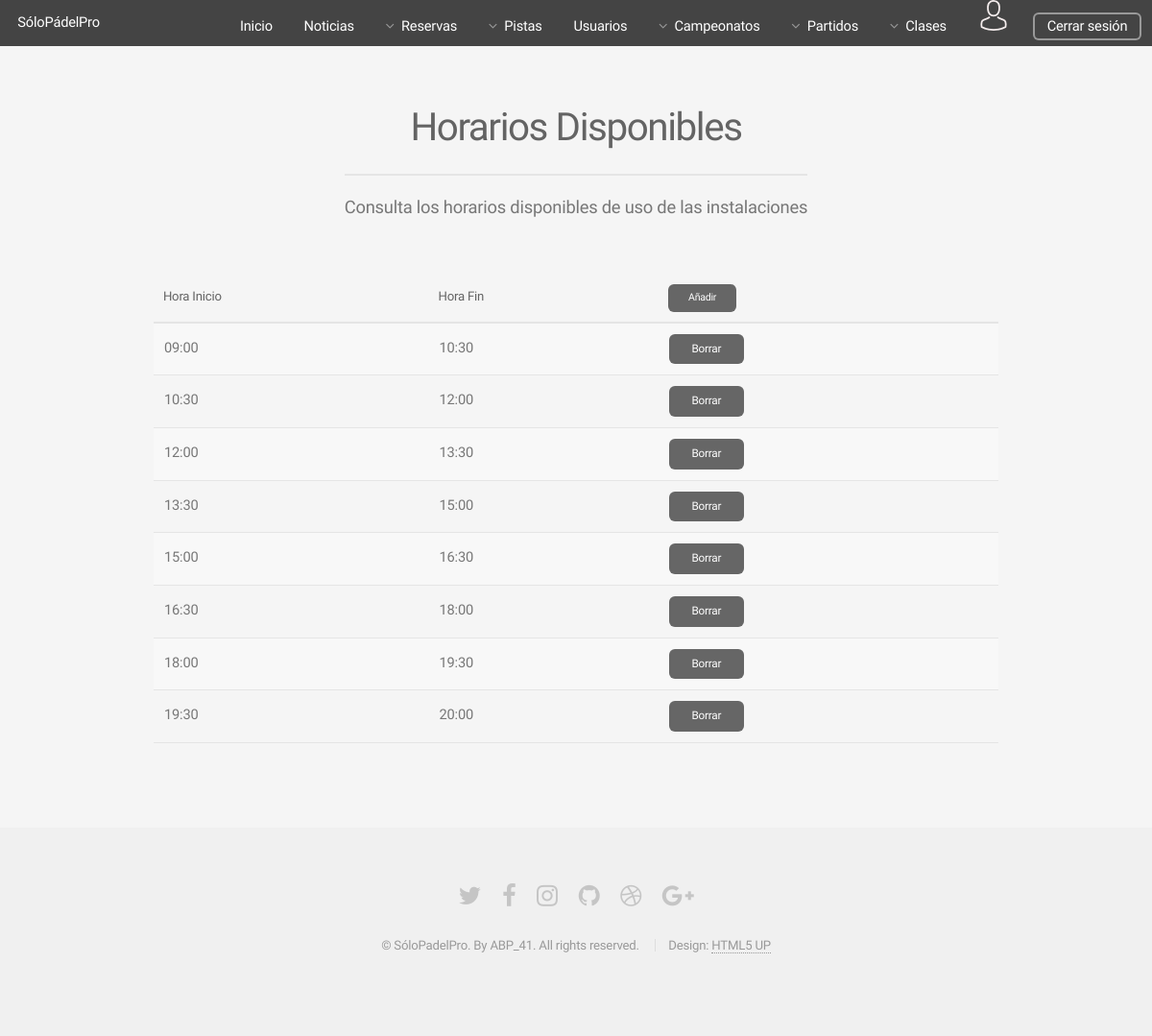
The page /Controllers/HORARIO_Controller.php (signed in) on the database its author committed.
### tables this page shows
CREATE TABLE IF NOT EXISTS HORARIO(
  ID int(225) AUTO_INCREMENT NOT NULL,
  HORA_INICIO time NOT NULL,
  HORA_FIN time NOT NULL,
  PRIMARY KEY(ID)
);

### Controllers/HORARIO_Controller.php (called while the page is built, shortened)
<?php
    include '../Models/HORARIO_Model.php';
    include '../Views/HORARIO/HORARIO_SHOWALL_View.php';
    if(isset($_REQUEST["action"]))  {
        $action = $_REQUEST["action"];
    }else{
        $action = '';
    }
    switch ($action) {
    	default:
            $HORARIO = new HORARIO_Model('','','');
            $horarios = $HORARIO->SHOWALL();
            new HORARIO($horarios, '../Controllers/HORARIO_Controller.php');
    		break;
        }
    ?>

### Models/HORARIO_Model.php (called while the page is built, shortened)
<?php
class HORARIO_Model{
    var $mensaje;
    var $mysqli;
    function __construct($id, $hora_inicio,$hora_fin){
        include_once '../Functions/Access_DB.php';
        $this->mysqli = ConnectDB();
    }
    function SHOWALL(){
    $sql = "SELECT * FROM HORARIO ORDER BY HORA_INICIO";
        if (!($resultado = $this->mysqli->query($sql))){
            $this->mensaje['mensaje'] =  'ERROR: Fallo en la consulta sobre la base de datos';
            return $this->mensaje;
        }
        else{
            return $resultado;
        }
    }
}
?>

### Functions/Access_DB.php (called while the page is built, shortened)
<?php
function ConnectDB(){
   $conexion = mysqli_connect("localhost", "abp41", "abp41", "ABP") or (new MESSAGE('ERROR: No se ha podido conectar con la base de datos', '../index.php'));
 if ($conexion->connect_errno) {
    	return false;
 }else{
 	return $conexion;
 }
}
?>

### Views/HORARIO/HORARIO_SHOWALL_View.php (the view, shortened to what this page needs)
<?php
class HORARIO{
	var $horarios;
	function __construct($horarios,$origen){
		$this->horarios = $horarios;
		$this->render();
	}
function render(){
    include '../Views/HEADER_View.php';
?>
	<section id="main" class="container">
	<header>
	   <h2>Horarios Disponibles</h2>
	    <p>Consulta los horarios disponibles de uso de las instalaciones</p>
	 </header>
				<div class="table-wrapper">
					<table>
						<thead >
							<tr>
								<th>Hora Inicio</th>
								<th>Hora Fin</th>
								<th><a class="button small" href="../Controllers/HORARIO_Controller.php?action=ADD">Añadir</a></th>
							</tr>
						</thead>
						<tbody>
					<?php
						if($this->horarios <> NULL){
							while($row = mysqli_fetch_array($this->horarios)){
								$hora_inicio = explode(":", $row["HORA_INICIO"]);
								$hora_fin = explode(":", $row["HORA_FIN"]);
					?>
							<tr>
								<td>
									<?=$hora_inicio[0].":".$hora_inicio[1]?>
								</td>
								<td>
									<?=$hora_fin[0].":".$hora_fin[1]?>
								</td>
								<td>
									<a class="button small" href="../Controllers/HORARIO_Controller.php?action=DELETE&horario_ID=<?=$row['ID']?>">Borrar</a></th>
							</tr>
				<?php
						}
					}
				?>
						</tbody>
					</table>
				</div>
   		</section>
    <?php
        include '../Views/FOOTER_View.php';
        }
    }
    ?>

### assets/css/main.css (style rules this page uses)
html, body, div, span, applet, object, iframe, h1, h2, h3, h4, h5, h6, p, blockquote, pre, a, abbr, acronym, address, big, cite, code, del, dfn, em, img, ins, kbd, q, s, samp, small, strike, strong, sub, sup, tt, var, b, u, i, center, dl, dt, dd, ol, ul, li, fieldset, form, label, legend, table, caption, tbody, tfoot, thead, tr, th, td, article, aside, canvas, details, embed, figure, figcaption, footer, header, hgroup, menu, nav, output, ruby, section, summary, time, mark, audio, video { margin: 0; padding: 0; border: 0; font-size: 100%; font: inherit; vertical-align: baseline; }
article, aside, details, figcaption, figure, footer, header, hgroup, menu, nav, section { display: block; }
body { line-height: 1; }
table { border-collapse: collapse; border-spacing: 0; }
body { -webkit-text-size-adjust: none; }
body { -ms-overflow-style: scrollbar; }
html { box-sizing: border-box; }
*, *:before, *:after { box-sizing: inherit; }
body { background: #f5f5f5; }
body, input, select, textarea { color: #777; font-family: "Source Sans Pro", sans-serif; font-size: 16pt; font-weight: 300; line-height: 1.65em; letter-spacing: -0.015em; }
a { -moz-transition: color 0.2s ease-in-out, border-bottom-color 0.2s ease-in-out; -webkit-transition: color 0.2s ease-in-out, border-bottom-color 0.2s ease-in-out; -ms-transition: color 0.2s ease-in-out, border-bottom-color 0.2s ease-in-out; transition: color 0.2s ease-in-out, border-bottom-color 0.2s ease-in-out; border-bottom: dotted 1px; color: #e89980; text-decoration: none; }
p { margin: 0 0 2em 0; }
h1, h2, h3, h4, h5, h6 { color: #646464; font-weight: 300; line-height: 1em; margin: 0 0 0.5em 0; }
h2 { font-size: 2.25em; line-height: 1.5em; letter-spacing: -0.035em; }
.container { margin: 0 auto; max-width: calc(100% - 5em); width: 60em; }
header p { color: #999; position: relative; margin: 0 0 1.5em 0; font-style: italic; }
header h2+p { font-size: 1.25em; margin-top: -1em; line-height: 1.5em; }
.table-wrapper { -webkit-overflow-scrolling: touch; overflow-x: auto; }
table { margin: 0 0 2em 0; width: 100%; }
table tbody tr { border: solid 1px #e5e5e5; border-left: 0; border-right: 0; }
table tbody tr:nth-child(2n+1) { background-color: #f8f8f8; }
table td { padding: 0.75em 0.75em; }
table th { color: #646464; font-size: 0.9em; font-weight: 300; padding: 0 0.75em 0.75em 0.75em; text-align: left; }
table thead { border-bottom: solid 2px #e5e5e5; }
input[type="submit"], input[type="reset"], input[type="button"], .button { -moz-appearance: none; -webkit-appearance: none; -ms-appearance: none; appearance: none; -moz-transition: background-color 0.2s ease-in-out, color 0.2s ease-in-out; -webkit-transition: background-color 0.2s ease-in-out, color 0.2s ease-in-out; -ms-transition: background-color 0.2s ease-in-out, color 0.2s ease-in-out; transition: background-color 0.2s ease-in-out, color 0.2s ease-in-out; background-color: #666; border-radius: 6px; border: 0; color: #ffffff; cursor: pointer; display: inline-block; font-weight: 400; height: 3em; line-height: 3em; padding: 0 2em; text-align: center; text-decoration: none; white-space: nowrap; }
input[type="submit"].small, input[type="reset"].small, input[type="button"].small, .button.small { font-size: 0.8em; height: 2.7em; line-height: 2.7em; }
#main { padding: 4em 0; }
#main>header { text-align: center; margin: 0 0 3em 0; }
#main>header h2 { font-size: 2.75em; margin: 0; }
#main>header p { border-top: solid 2px #e5e5e5; color: #777; display: inline-block; font-style: normal; margin: 1em 0 0 0; padding: 1em 0 1.25em 0; }
@media screen and (max-width: 1680px) { body, input, select, textarea { font-size: 13pt; } }
@media screen and (max-width: 1280px) { body, input, select, textarea { font-size: 11pt; } }

### rows shown on the page
horario: HORA_INICIO "09", HORA_INICIO "00", HORA_FIN "10", HORA_FIN "30"
horario: HORA_INICIO "10", HORA_INICIO "30", HORA_FIN "12", HORA_FIN "00"
horario: HORA_INICIO "12", HORA_INICIO "00", HORA_FIN "13", HORA_FIN "30"
horario: HORA_INICIO "13", HORA_INICIO "30", HORA_FIN "15", HORA_FIN "00"
horario: HORA_INICIO "15", HORA_INICIO "00", HORA_FIN "16", HORA_FIN "30"
horario: HORA_INICIO "16", HORA_INICIO "30", HORA_FIN "18", HORA_FIN "00"
horario: HORA_INICIO "18", HORA_INICIO "00", HORA_FIN "19", HORA_FIN "30"
horario: HORA_INICIO "19", HORA_INICIO "30", HORA_FIN "20", HORA_FIN "00"
